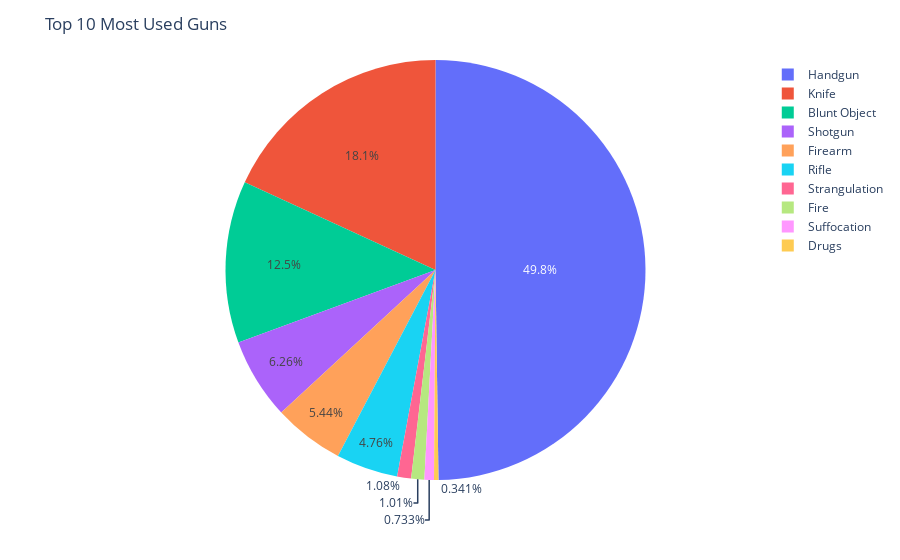

The cell this chart's notebook holds for it:
### Markdown cell above
### Identificar os metodos mais usados nos crimes

### Code cell
import numpy as np

df['Weapon'] = df['Weapon'].replace('Unknown', np.nan)
df['Weapon'].dropna()
most_used_guns = df['Weapon'].value_counts().head(10)

fig = px.pie(names=most_used_guns.index, values=most_used_guns.values)
fig.update_layout(title_text='Top 10 Most Used Guns')
fig.show()

most_used_guns

### Figure 1 — Plotly figure (JSON) as saved in the notebook; plotly's stock layout.template omitted (floating-point values rounded to 4 significant figures)
{"data": [{"domain": {"x": [0, 1], "y": [0, 1]}, "hovertemplate": "label=%{label}<br>value=%{value}<extra></extra>", "labels": ["Handgun", "Knife", "Blunt Object", "Shotgun", "Firearm", "Rifle", "Strangulation", "Fire", "Suffocation", "Drugs"], "legendgroup": "", "name": "", "showlegend": true, "type": "pie", "values": [199815, 72804, 50077, 25140, 21837, 19118, 4316, 4041, 2941, 1368]}], "layout": {"legend": {"tracegroupgap": 0}, "margin": {"t": 60}, "title": {"text": "Top 10 Most Used Guns"}}}
